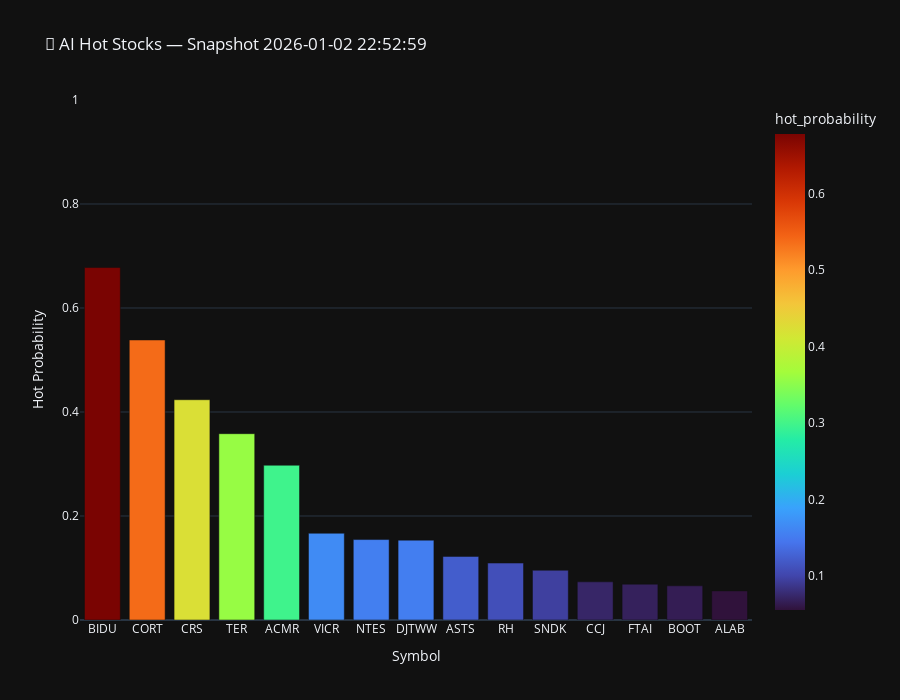

The notebook cell saved with this chart:
### Code cell
import plotly.express as px

all_signals['snapshot_time'] = pd.to_datetime(all_signals['snapshot_time'])

# Take ONE snapshot at a time (latest or selectable)
latest_snapshot = all_signals['snapshot_time'].max()

df_snapshot = (
    all_signals[all_signals['snapshot_time'] == latest_snapshot]
    .sort_values('hot_probability', ascending=False)
    .head(15)
)

fig = px.bar(
    df_snapshot,
    x='symbol',
    y='hot_probability',
    color='hot_probability',
    color_continuous_scale='Turbo',
    title=f"🧠 AI Hot Stocks — Snapshot {latest_snapshot}",
    template='plotly_dark'
)

fig.update_layout(
    yaxis=dict(range=[0,1]),
    xaxis_title="Symbol",
    yaxis_title="Hot Probability",
    height=700
)

fig.write_html(
    os.path.join(OUTPUT_DIR, "superchart-4.0.html"),
    include_plotlyjs="cdn"
)

### Figure 1 — Plotly figure (JSON) as saved in the notebook; plotly's stock layout.template omitted (floating-point values rounded to 4 significant figures)
{"data": [{"hovertemplate": "symbol=%{x}<br>hot_probability=%{marker.color}<extra></extra>", "legendgroup": "", "marker": {"color": [0.6778, 0.5385, 0.4236, 0.3583, 0.2976, 0.1668, 0.1547, 0.1536, 0.1223, 0.1095, 0.09564, 0.0734, 0.06888, 0.06573, 0.0559], "coloraxis": "coloraxis", "pattern": {"shape": ""}}, "name": "", "orientation": "v", "showlegend": false, "textposition": "auto", "type": "bar", "x": ["BIDU", "CORT", "CRS", "TER", "ACMR", "VICR", "NTES", "DJTWW", "ASTS", "RH", "SNDK", "CCJ", "FTAI", "BOOT", "ALAB"], "xaxis": "x", "y": [0.6778, 0.5385, 0.4236, 0.3583, 0.2976, 0.1668, 0.1547, 0.1536, 0.1223, 0.1095, 0.09564, 0.0734, 0.06888, 0.06573, 0.0559], "yaxis": "y"}], "layout": {"barmode": "relative", "coloraxis": {"colorbar": {"title": {"text": "hot_probability"}}, "colorscale": [[0, "#30123b"], [0.07143, "#4145ab"], [0.1429, "#4675ed"], [0.2143, "#39a2fc"], [0.2857, "#1bcfd4"], [0.3571, "#24eca6"], [0.4286, "#61fc6c"], [0.5, "#a4fc3b"], [0.5714, "#d1e834"], [0.6429, "#f3c63a"], [0.7143, "#fe9b2d"], [0.7857, "#f36315"], [0.8571, "#d93806"], [0.9286, "#b11901"], [1, "#7a0402"]]}, "height": 700, "legend": {"tracegroupgap": 0}, "title": {"text": "🧠 AI Hot Stocks — Snapshot 2026-01-02 22:52:59"}, "xaxis": {"anchor": "y", "domain": [0, 1], "title": {"text": "Symbol"}}, "yaxis": {"anchor": "x", "domain": [0, 1], "range": [0, 1], "title": {"text": "Hot Probability"}}}}
